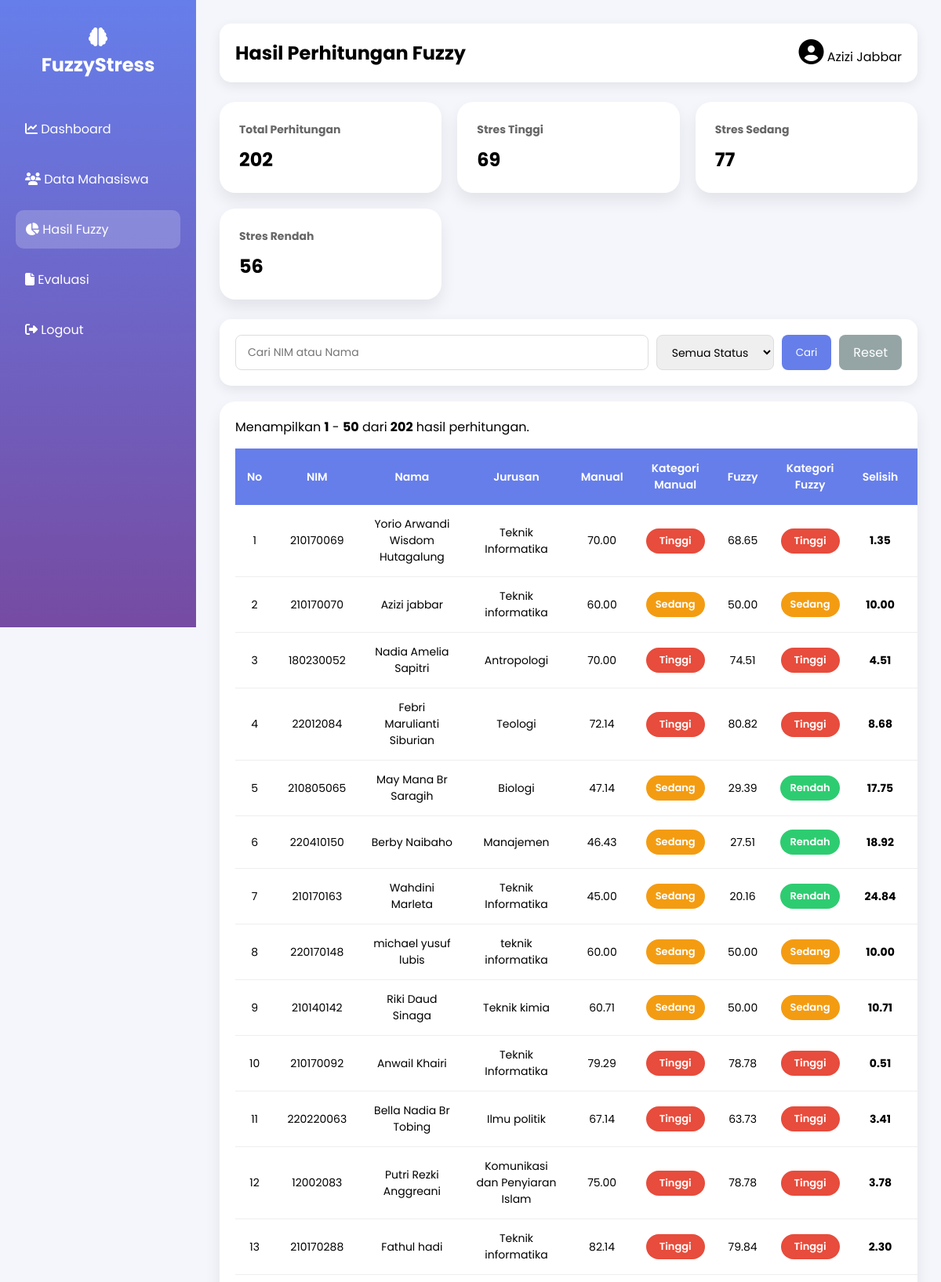
Page /admin/hasil.php (signed in, upper part) on the committed database.
### tables this page shows
CREATE TABLE `data` (
  `data_id` int(2) NOT NULL,
  `nim` int(20) NOT NULL,
  `nama` varchar(100) NOT NULL,
  `jurusan` varchar(100) NOT NULL,
  `semester` int(5) NOT NULL
);

CREATE TABLE `hasil_perhitungan` (
  `id` int(11) NOT NULL,
  `data_id` int(11) NOT NULL,
  `score_paw` int(11) NOT NULL,
  `score_tm` int(11) NOT NULL,
  `score_pss` int(11) NOT NULL,
  `score_fs` int(11) NOT NULL,
  `score_sq` int(11) NOT NULL,
  `stress_score` decimal(10,2) NOT NULL,
  `stress_category` varchar(50) NOT NULL
);

CREATE TABLE `hasil_fuzzy` (
  `id` int(11) NOT NULL,
  `data_id` int(11) NOT NULL,
  `score_paw` int(11) NOT NULL,
  `score_tm` int(11) NOT NULL,
  `score_pss` int(11) NOT NULL,
  `score_fs` int(11) NOT NULL,
  `score_sq` int(11) NOT NULL,
  `norm_paw` decimal(6,2) NOT NULL,
  `norm_tm` decimal(6,2) NOT NULL,
  `norm_pss` decimal(6,2) NOT NULL,
  `norm_fs` decimal(6,2) NOT NULL,
  `norm_sq` decimal(6,2) NOT NULL,
  `stress_score` decimal(6,2) NOT NULL,
  `stress_category` varchar(20) NOT NULL,
  `created_at` timestamp NOT NULL DEFAULT current_timestamp()
);

### admin/hasil.php (the view, shortened to what this page needs)
<?php
include "koneksi/koneksi.php";
$batas = 50;
$halaman = isset($_GET['halaman'])
    ? (int)$_GET['halaman']
    : 1;
$mulai = ($halaman - 1) * $batas;
$keyword = "";
$sqlCount = "
SELECT COUNT(*) AS total
FROM data d
INNER JOIN hasil_perhitungan hp
ON d.data_id = hp.data_id
INNER JOIN hasil_fuzzy hf
ON d.data_id = hf.data_id
WHERE 1=1
";
$resultCount = mysqli_query($conn, $sqlCount);
$totalData = mysqli_fetch_assoc(
    $resultCount
)['total'];
$sql = "
SELECT
d.data_id,
d.nim,
d.nama,
d.jurusan,
d.semester,
hp.stress_score AS manual_score,
hp.stress_category AS manual_category,
hf.stress_score AS fuzzy_score,
hf.stress_category AS fuzzy_category
FROM data d
INNER JOIN hasil_perhitungan hp
ON d.data_id = hp.data_id
INNER JOIN hasil_fuzzy hf
ON d.data_id = hf.data_id
WHERE 1=1
";
$sql .= "
ORDER BY d.data_id ASC
LIMIT $mulai,$batas
";
$query = mysqli_query($conn, $sql);
$totalPerhitungan = mysqli_fetch_assoc(
    mysqli_query(
        $conn,
        "SELECT COUNT(*) total FROM hasil_fuzzy"
    )
);
$totalTinggi = mysqli_fetch_assoc(
    mysqli_query(
        $conn,
        "SELECT COUNT(*) total
         FROM hasil_fuzzy
         WHERE stress_category='Tinggi'"
    )
);
$totalSedang = mysqli_fetch_assoc(
    mysqli_query(
        $conn,
        "SELECT COUNT(*) total
         FROM hasil_fuzzy
         WHERE stress_category='Sedang'"
    )
);
$totalRendah = mysqli_fetch_assoc(
    mysqli_query(
        $conn,
        "SELECT COUNT(*) total
         FROM hasil_fuzzy
         WHERE stress_category='Rendah'"
    )
);
?>
<!DOCTYPE html>
<html lang="id">
<head>
<link rel="stylesheet"
href="https://cdnjs.cloudflare.com/ajax/libs/font-awesome/6.5.2/css/all.min.css">
</head>
<body>
<div class="sidebar">
<h2>
<i class="fas fa-brain"></i>
<br>
FuzzyStress
</h2>
<ul>
<li>
<a href="dashboard.php">
<i class="fas fa-chart-line"></i>
Dashboard
</a>
</li>
<li>
<a href="data.php">
<i class="fas fa-users"></i>
Data Mahasiswa
</a>
</li>
<li>
<a href="hasil.php"
style="background:rgba(255,255,255,.2);">
<i class="fas fa-chart-pie"></i>
Hasil Fuzzy
</a>
</li>
<li>
<a href="evaluasi.php">
<i class="fas fa-file"></i>
Evaluasi
</a>
</li>
<li>
<a href="process/logout.php">
<i class="fas fa-sign-out-alt"></i>
Logout
</a>
</li>
</ul>
</div>
<div class="main">
<div class="navbar">
<h2>Hasil Perhitungan Fuzzy</h2>
<div>
<i class="fas fa-user-circle fa-2x"></i>
<?= $_SESSION['nama']; ?>
</div>
</div>
<div class="cards">
<div class="card">
<h4>Total Perhitungan</h4>
<h2><?= $totalPerhitungan['total']; ?></h2>
</div>
<div class="card">
<h4>Stres Tinggi</h4>
<h2><?= $totalTinggi['total']; ?></h2>
</div>
<div class="card">
<h4>Stres Sedang</h4>
<h2><?= $totalSedang['total']; ?></h2>
</div>
<div class="card">
<h4>Stres Rendah</h4>
<h2><?= $totalRendah['total']; ?></h2>
</div>
</div>
<div class="search-box">
<form method="GET">
<input
type="text"
name="keyword"
placeholder="Cari NIM atau Nama"
value="<?= htmlspecialchars($keyword); ?>">
<select name="status">
<option value="">Semua Status</option>
</select>
<button type="submit">
Cari
</button>
<a href="hasil.php">
Reset
</a>
</form>
</div>
<div class="table-box">
<p style="margin-bottom:15px;">
<?php
$jumlahDataHalaman = mysqli_num_rows($query);
$awal = ($totalData == 0) ? 0 : $mulai + 1;
$akhir = min($mulai + $jumlahDataHalaman, $totalData);
?>
Menampilkan
<b><?= $awal; ?></b>
-
<b><?= $akhir; ?></b>
dari
<b><?= $totalData; ?></b>
hasil perhitungan.
</p>
<table>
<thead>
<tr>
<th>No</th>
<th>NIM</th>
<th>Nama</th>
<th>Jurusan</th>
<th>Manual</th>
<th>Kategori Manual</th>
<th>Fuzzy</th>
<th>Kategori Fuzzy</th>
<th>Selisih</th>
<th>Aksi</th>
</tr>
</thead>
<tbody>
<?php
if(mysqli_num_rows($query)>0){
$no = $mulai + 1;
while($row = mysqli_fetch_assoc($query)){
$error = abs(
$row['manual_score'] -
$row['fuzzy_score']
);
?>
<tr>
<td><?= $no++; ?></td>
<td><?= htmlspecialchars($row['nim']); ?></td>
<td><?= htmlspecialchars($row['nama']); ?></td>
<td><?= htmlspecialchars($row['jurusan']); ?></td>
<td><?= number_format($row['manual_score'],2); ?></td>
<td>
<?php
if($row['manual_category']=="Tinggi"){
?>
<span class="badge badge-red">
Tinggi
</span>
<?php
}elseif($row['manual_category']=="Sedang"){
?>
<span class="badge badge-orange">
Sedang
</span>
<?php
}else{
?>
<span class="badge badge-green">
Rendah
</span>
<?php
}
?>
</td>
<td>
<?= number_format($row['fuzzy_score'],2); ?>
</td>
<td>
<?php
if($row['fuzzy_category']=="Tinggi"){
?>
<span class="badge badge-red">
Tinggi
</span>
<?php
}elseif($row['fuzzy_category']=="Sedang"){
?>
<span class="badge badge-orange">
Sedang
</span>
<?php
}else{
?>
<span class="badge badge-green">
Rendah
</span>
<?php
}
?>
</td>
<td>
<b>
<?= number_format($error,2); ?>
</b>
</td>
<td>
</td>
</tr>
<?php
}
}
?>
</tbody>
</table>
</div>

### admin/hasil.php (style rules this page uses)
* { margin:0; padding:0; box-sizing:border-box; font-family:'Poppins',sans-serif; }
body { background:#f4f6fb; display:flex; }
.sidebar { width:250px; height:100vh; background:linear-gradient(180deg,#667eea,#764ba2); position:fixed; left:0; top:0; padding:30px 20px; color:white; }
.sidebar h2 { text-align:center; margin-bottom:40px; }
.sidebar ul { list-style:none; }
.sidebar ul li { margin:15px 0; }
.sidebar ul li a { display:block; padding:12px; border-radius:10px; text-decoration:none; color:white; transition:.3s; }
.main { margin-left:250px; width:calc(100% - 250px); padding:30px; }
.navbar { background:white; padding:20px; border-radius:15px; display:flex; justify-content:space-between; align-items:center; box-shadow:0 5px 15px rgba(0,0,0,.08); margin-bottom:25px; }
.cards { display:grid; grid-template-columns: repeat(auto-fit,minmax(220px,1fr)); gap:20px; margin-bottom:25px; }
.card { background:white; padding:25px; border-radius:20px; box-shadow:0 10px 20px rgba(0,0,0,.08); }
.card h4 { color:#666; font-size:14px; }
.card h2 { margin-top:10px; }
.search-box { background:white; padding:20px; border-radius:15px; box-shadow:0 5px 15px rgba(0,0,0,.08); margin-bottom:20px; }
.table-box { background:white; padding:20px; border-radius:20px; box-shadow:0 10px 20px rgba(0,0,0,.08); overflow-x:auto; }
table { width:100%; border-collapse:collapse; margin-top:10px; }
table th { background:#667eea; color:white; padding:15px; font-size:14px; font-weight:600; text-align:center; }
table td { padding:14px; border-bottom:1px solid #eee; text-align:center; font-size:14px; }
table tbody tr { transition:.3s; }
.badge { padding:6px 12px; border-radius:20px; color:white; font-size:13px; font-weight:600; display:inline-block; min-width:75px; }
.badge-red { background:#e74c3c; }
.badge-orange { background:#f39c12; }
.badge-green { background:#2ecc71; }
.search-box form { display:flex; gap:10px; flex-wrap:wrap; }
.search-box input, .search-box select { padding:10px 15px; border:1px solid #ddd; border-radius:8px; font-size:14px; }
.search-box input { flex:1; }
.search-box button { padding:10px 18px; border:none; background:#667eea; color:white; border-radius:8px; cursor:pointer; }
.search-box a { padding:10px 18px; background:#95a5a6; color:white; text-decoration:none; border-radius:8px; }

### rows in the picture
data: nim "210170069", nama "Yorio Arwandi Wisdom Hutagalung", jurusan "Teknik Informatika", hasil_perhitungan.stress_score "70.00", shows "Tinggi", hasil_fuzzy.stress_score "68.65", hasil_perhitungan.stress_score "1.35"
data: nim "210170070", nama "Azizi jabbar", jurusan "Teknik informatika", hasil_perhitungan.stress_score "60.00", shows "Sedang", hasil_fuzzy.stress_score "50.00", hasil_perhitungan.stress_score "10.00"
data: nim "180230052", nama "Nadia Amelia Sapitri", jurusan "Antropologi", hasil_perhitungan.stress_score "70.00", shows "Tinggi", hasil_fuzzy.stress_score "74.51", hasil_perhitungan.stress_score "4.51"
data: nim "22012084", nama "Febri Marulianti Siburian", jurusan "Teologi", hasil_perhitungan.stress_score "72.14", shows "Tinggi", hasil_fuzzy.stress_score "80.82", hasil_perhitungan.stress_score "8.68"
data: nim "210805065", nama "May Mana Br Saragih", jurusan "Biologi", hasil_perhitungan.stress_score "47.14", shows "Sedang", hasil_fuzzy.stress_score "29.39", shows "Rendah", hasil_perhitungan.stress_score "17.75"
data: nim "220410150", nama "Berby Naibaho", jurusan "Manajemen", hasil_perhitungan.stress_score "46.43", shows "Sedang", hasil_fuzzy.stress_score "27.51", shows "Rendah", hasil_perhitungan.stress_score "18.92"
data: nim "210170163", nama "Wahdini Marleta", jurusan "Teknik Informatika", hasil_perhitungan.stress_score "45.00", shows "Sedang", hasil_fuzzy.stress_score "20.16", shows "Rendah", hasil_perhitungan.stress_score "24.84"
data: nim "220170148", nama "michael yusuf lubis", jurusan "teknik informatika", hasil_perhitungan.stress_score "60.00", shows "Sedang", hasil_fuzzy.stress_score "50.00", hasil_perhitungan.stress_score "10.00"
data: nim "210140142", nama "Riki Daud Sinaga", jurusan "Teknik kimia", hasil_perhitungan.stress_score "60.71", shows "Sedang", hasil_fuzzy.stress_score "50.00", hasil_perhitungan.stress_score "10.71"
data: nim "210170092", nama "Anwail Khairi", jurusan "Teknik Informatika", hasil_perhitungan.stress_score "79.29", shows "Tinggi", hasil_fuzzy.stress_score "78.78", hasil_perhitungan.stress_score "0.51"
data: nim "220220063", nama "Bella Nadia Br Tobing", jurusan "Ilmu politik", hasil_perhitungan.stress_score "67.14", shows "Tinggi", hasil_fuzzy.stress_score "63.73", hasil_perhitungan.stress_score "3.41"
data: nim "12002083", nama "Putri Rezki Anggreani", jurusan "Komunikasi dan Penyiaran Islam", hasil_perhitungan.stress_score "75.00", shows "Tinggi", hasil_fuzzy.stress_score "78.78", hasil_perhitungan.stress_score "3.78"
data: nim "210170288", nama "Fathul hadi", jurusan "Teknik informatika", hasil_perhitungan.stress_score "82.14", shows "Tinggi", hasil_fuzzy.stress_score "79.84", hasil_perhitungan.stress_score "2.30"

### other values in the picture
$_SESSION['nama'] "Azizi Jabbar"
$totalPerhitungan['total'] "202"
$totalTinggi['total'] "69"
$totalSedang['total'] "77"
$totalRendah['total'] "56"
$awal "1"
$akhir "50"
$totalData "202"
